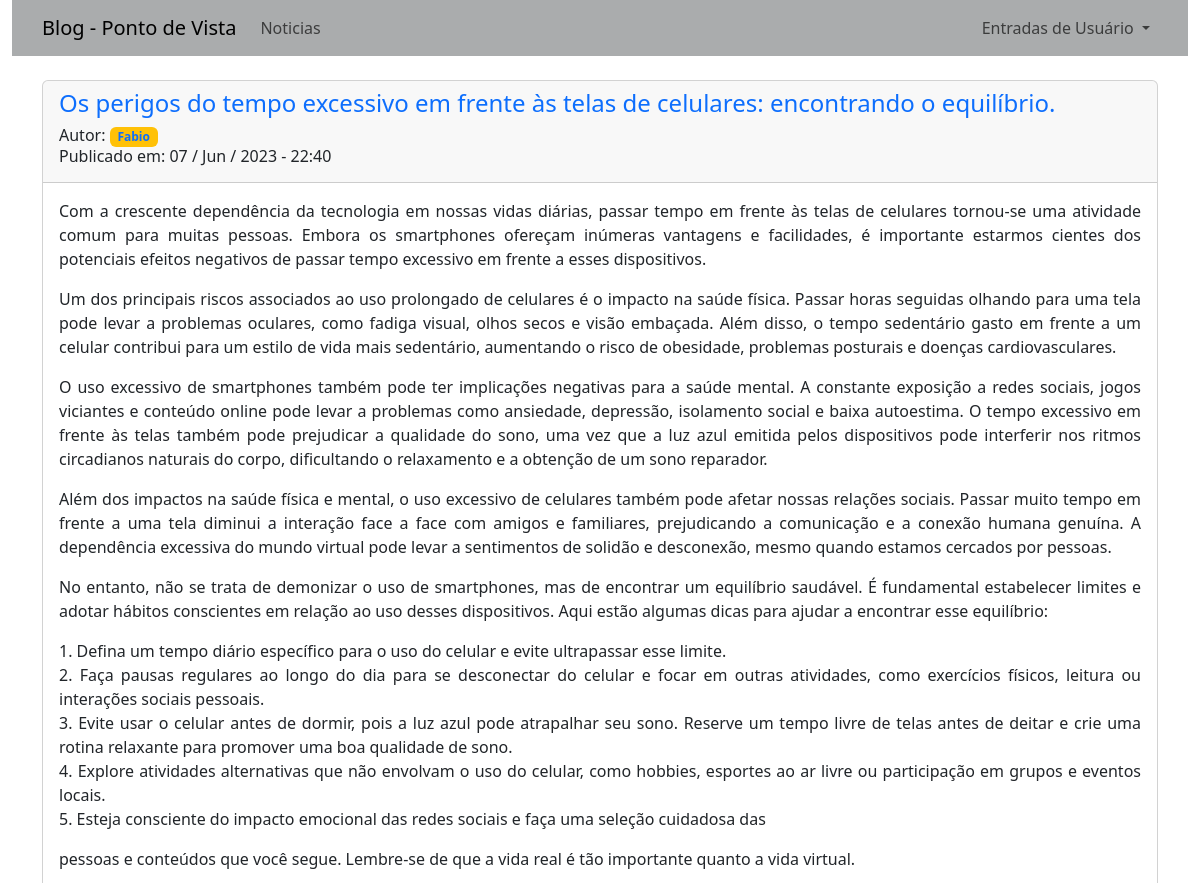
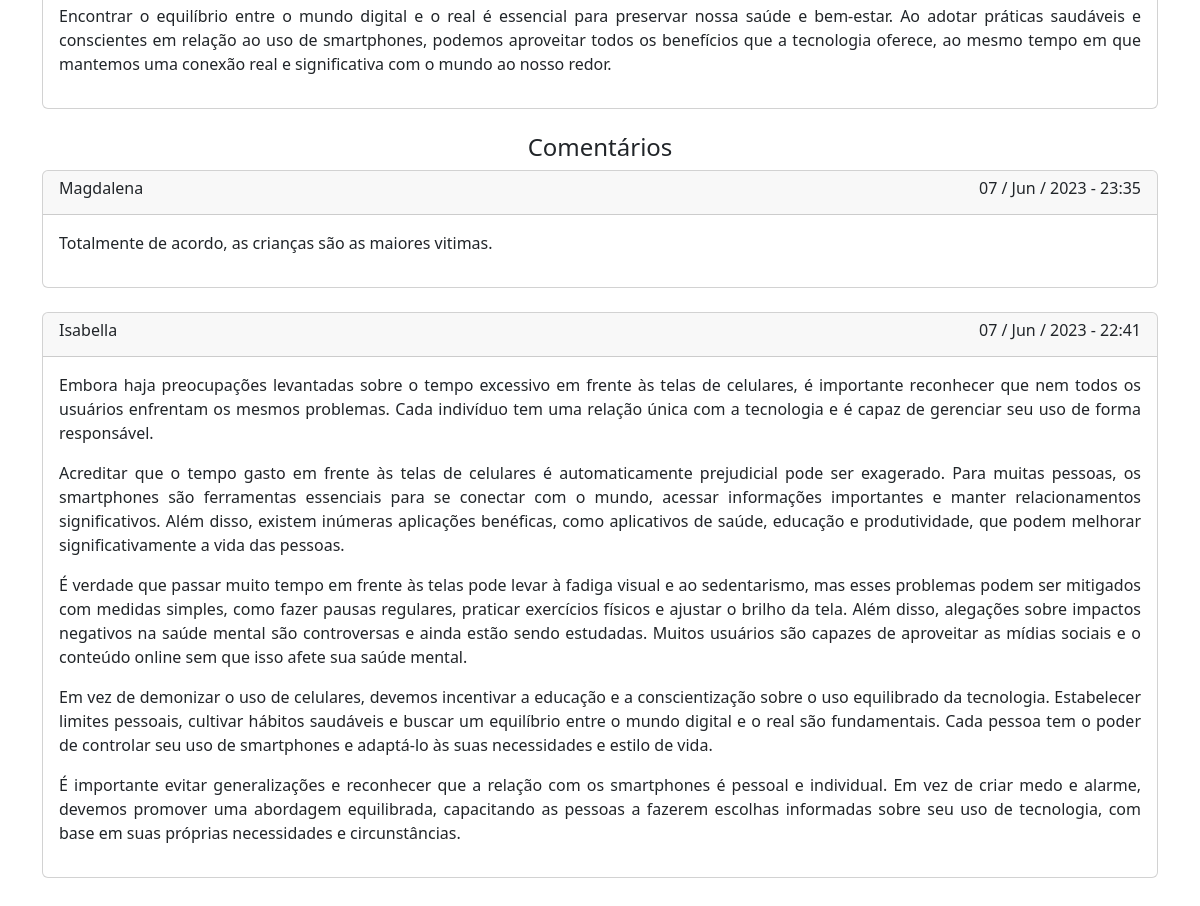
Page /noticias/6 on the committed database (2 pictures, top to bottom).
### app_noticias/models.py (models this page shows, shortened)
class Noticia(models.Model):
    titulo = models.CharField(max_length=100)
    sub_titulo = models.CharField(max_length=150)
    data_publicacao = models.DateTimeField(auto_now_add=True)
    autor = models.ForeignKey(User, on_delete=models.CASCADE)
    texto = models.TextField()

class Comentario(models.Model):
    texto_comentario = models.TextField()
    titulo_comentario = models.ForeignKey(Noticia, on_delete=models.CASCADE)
    autor_comentario = models.ForeignKey(User, on_delete=models.CASCADE)
    data_comentario = models.DateTimeField(auto_now_add=True)

### app_noticias/views.py (the view)
# urls.py: path('noticias/<int:id>', views.noticia, name='noticia'),
def noticia(request, id):
    template = 'noticias/noticia.html'
    noticia = Noticia.objects.get(id=id)
    comentarios = Comentario.objects.filter(titulo_comentario=id).order_by('-data_comentario')
    context = {
        'noticia': noticia,
        'comentarios': comentarios
        }
    return render(request, template , context)

### app_noticias/templates/noticias/noticia.html
{% extends "noticias/base.html" %}
{% block content %}
    <div class="card">
        <div class="card-header">
            <div class="row">
                <div class="row">
                    <h4 class="text-primary">{{ noticia.titulo}}</h4>
                </div>
                <div class="row" >
                    <h6>
                        Autor: <span class="badge bg-warning"><a href="#" style="text-decoration: none;">{{ noticia.autor}}</a></span>
                        <br>
                        Publicado em: {{ noticia.data_publicacao|date:'d / M / Y - H:i' }}
                    </h6>
                </div>
            </div>
        </div>
        <div class="card-body" style="text-align: justify;">
                {{ noticia.texto|linebreaks }}
        </div>
    </div>
    <br>
    <h4 style="text-align: center;"> Comentários </h4>
    {% for comentario in comentarios %}
        <div class="card">
            <div class="card-header">
                <div class='row'>
                    <div class="col" >
                        <h6> {{ comentario.autor_comentario}}</h6>
                    </div>
                    <div class="col" style="text-align: right;">
                        <h6> {{ comentario.data_comentario|date:'d / M / Y - H:i' }} </h6>
                    </div>
                </div>
            </div>
            <div class="card-body" style="text-align: justify;">
                <span>{{ comentario.texto_comentario|linebreaks}}</span>
            </div>
        </div>
        <br>
    {% empty %}
        <h5>Ainda não há comentários cadastrados.</h5>
    {% endfor %}
{% endblock %}

### rows in the picture
Noticia: titulo "Os perigos do tempo excessivo em frente às telas de celulares: encontrando o equilíbrio.", autor "Fabio", data_publicacao "07 / Jun / 2023 - 22:40", texto "Com a crescente dependência da tecnologia em nossas vidas diárias, passar tempo em frente às telas de celulares tornou-se uma atividade comum para muitas pessoas. Embora os smartphones ofereçam inúmeras vantagens e facilidades, é importante estarmos cientes dos potenciais efeitos negativos de passar tempo excessivo em frente a esses dispositivos. Um dos principais riscos associados ao uso prolongado de celulares é o impacto na saúde física. Passar horas seguidas olhando para uma tela pode levar a problemas oculares, como fadiga visual, olhos secos e visão embaçada. Além disso, o tempo sedentário gasto em frente a um celular contribui para um estilo de vida mais sedentário, aumentando o…"
Comentario: autor_comentario "Magdalena", data_comentario "07 / Jun / 2023 - 23:35", texto_comentario "Totalmente de acordo, as crianças são as maiores vitimas."
Comentario: autor_comentario "Isabella", data_comentario "07 / Jun / 2023 - 22:41", texto_comentario "Embora haja preocupações levantadas sobre o tempo excessivo em frente às telas de celulares, é importante reconhecer que nem todos os usuários enfrentam os mesmos problemas. Cada indivíduo tem uma relação única com a tecnologia e é capaz de gerenciar seu uso de forma responsável. Acreditar que o tempo gasto em frente às telas de celulares é automaticamente prejudicial pode ser exagerado. Para muitas pessoas, os smartphones são ferramentas essenciais para se conectar com o mundo, acessar informações importantes e manter relacionamentos significativos. Além disso, existem inúmeras aplicações benéficas, como aplicativos de saúde, educação e produtividade, que podem melhorar significativamente…"
